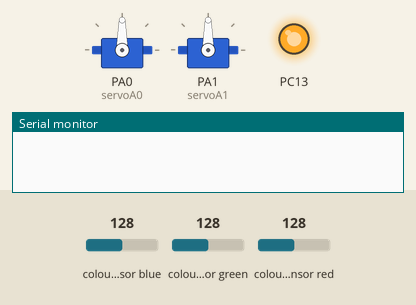
This sketch was run on a simulated STM32 Blue Pill. On the bench: 2 × servo, output pins drawn as LEDs (lit = HIGH), the last lines printed to the serial monitor. Wiring (inferred from the names in the program): TCS3200 colour sensor: output PA7; S2 PA2; S3 PA3; S0 PB0; S1 PB1. The inputs (shaded band) are chosen by the test bench; at power-on: colour sensor red 128, colour sensor blue 128, colour sensor green 128. Pins used as bus, display or sensor lines are not drawn.

Above: at 1.2 s.
1.3 s: colour sensor red set to 97
At 5.75 s:
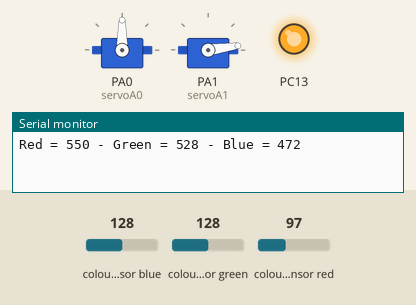
6.4 s: colour sensor red set to 90
At 7.0 s:
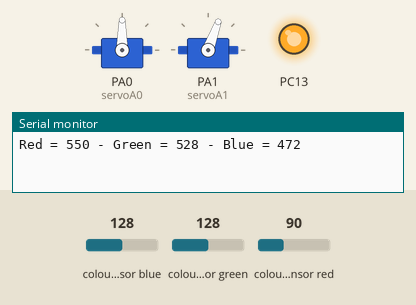
Timing chart, 0 to 17.9 s (numbered marks = the images above; inputs shaded):
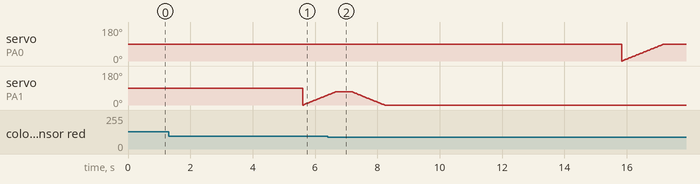

Measured:
- the behaviour switches between 95 and 94 on colour sensor red (found by bisection; images 1 and 2)
- by itself, servo on PA1 (servoA1): rises from 52° to 70° in 0.24 s, then falls to 0° in 1.6 s

The sketch:

main.ino
```cpp
#include <Servo.h>

#define S0 PB0
#define S1 PB1
#define S2 PA2
#define S3 PA3
#define sensorOut PA7

int redMin = 108; // Red minimum value
int redMax = 158; // Red maximum value
int greenMin = 143; // Green minimum value
int greenMax = 240; // Green maximum value
int blueMin = 108; // Blue minimum value
int blueMax = 189; // Blue maximum value
// Variables for Color Pulse Width Measurements
int redPW = 0;
int greenPW = 0;
int bluePW = 0;
// Variables for final Color values
int redValue;
int greenValue;
int blueValue;

//int color; // 0 for red, 1 for green, 2 for  blue, 3 for other

Servo servoA0; // create servo object to control a servo
Servo servoA1;
int posA0 = 0; // variable to store the servo position
int posA1 = 0;

void setup() {

  servoA0.attach(PA0); // attaches the servo on pin 9 to the servo object
  servoA1.attach(PA1);

  pinMode(PC13, OUTPUT);
  // Set S0 - S3 as outputs
  pinMode(S0, OUTPUT);
  pinMode(S1, OUTPUT);
  pinMode(S2, OUTPUT);
  pinMode(S3, OUTPUT);
  // Set Sensor output as input
  pinMode(sensorOut, INPUT);
  // Set Frequency scaling to 20%
  digitalWrite(S0,HIGH);
  digitalWrite(S1,LOW);

  // Setup Serial Monitor
  Serial.begin(9600);
}

void loop(){

  digitalWrite(PC13, HIGH);
  delay(2000);
  redPW = getRedPW();
  redValue = map(redPW, redMin,redMax,255,0);
  delay(200);
  greenPW = getGreenPW();
  greenValue = map(greenPW, greenMin,greenMax,255,0);
  delay(200);
  bluePW = getBluePW();
  blueValue = map(bluePW, blueMin,blueMax,255,0);
  delay(200);

  Serial.print("Red = ");
  Serial.print(redValue);
  Serial.print(" - Green = ");
  Serial.print(greenValue);
  Serial.print(" - Blue = ");
  Serial.println(blueValue);


  if (redValue-greenValue > 20 && redValue-blueValue > 20) {  // If red
    //color = 0;
    //for (posA0 = 0; posA0 <= 10; posA0 += 1) {
    //servoA0.write(posA0);
    //delay(15);
    //}

    delay(3000);
    getObject();
    delay(5000);

    //for (posA0 = 10; posA0 >= 0; posA0 -= 1) {
    //servoA0.write(posA0);
    //delay(15);
    //}
  } else if (greenValue-redValue > 30 && greenValue-blueValue > 30) {  //If green
    //color = 1;
    for (posA0 = 0; posA0 <= 50; posA0 += 1) {
    servoA0.write(posA0);
    delay(15);
    }

    delay(3000);
    getObject();
    delay(5000);

    for (posA0 = 50; posA0 >= 0; posA0 -= 1) {
    servoA0.write(posA0);
    delay(15);
    }
  } else if (blueValue-redValue > 100 && blueValue-greenValue > 40) {  //If blue
    //color = 2;
    for (posA0 = 0; posA0 <= 90; posA0 += 1) {
    servoA0.write(posA0);
    delay(15);
    }

    delay(3000);
    getObject();
    delay(5000);

    for (posA0 = 90; posA0 >= 0; posA0 -= 1) {
    servoA0.write(posA0);
    delay(15);
    }
  } else {  //If invalid color
    //color = 3;
    for (posA0 = 0; posA0 <= 90; posA0 += 1) {
    servoA0.write(posA0);
    delay(15);
    }

    delay(3000);
    getObject();
    delay(5000);

    for (posA0 = 90; posA0 >= 0; posA0 -= 1) {
    servoA0.write(posA0);
    delay(15);
    }
  }

}


void getObject() {
  for (posA1 = 0; posA1 <= 70; posA1 += 1) { // goes from 0 degrees to 180 degrees
    // in steps of 1 degree
    servoA1.write(posA1);              // tell servo to go to position in variable 'pos'
    delay(15);                       // waits 15ms for the servo to reach the position
  }
  delay(500);
  for (posA1 = 70; posA1 >= 0; posA1 -= 1) { // goes from 180 degrees to 0 degrees
    servoA1.write(posA1);              // tell servo to go to position in variable 'pos'
    delay(15);                       // waits 15ms for the servo to reach the position
  }
}


// Function to read Red Pulse Widths
int getRedPW() {
  // Set sensor to read Red only
  digitalWrite(S2,LOW);
  digitalWrite(S3,LOW);
  // Define integer to represent Pulse Width
  int PW;
  // Read the output Pulse Width
  PW = pulseIn(sensorOut, LOW);
  // Return the value
  return PW;
}
// Function to read Green Pulse Widths
int getGreenPW() {
  // Set sensor to read Green only
  digitalWrite(S2,HIGH);
  digitalWrite(S3,HIGH);
  // Define integer to represent Pulse Width
  int PW;
  // Read the output Pulse Width
  PW = pulseIn(sensorOut, LOW);
  // Return the value
  return PW;
}
// Function to read Blue Pulse Widths
int getBluePW() {
  // Set sensor to read Blue only
  digitalWrite(S2,LOW);
  digitalWrite(S3,HIGH);
  // Define integer to represent Pulse Width
  int PW;
  // Read the output Pulse Width
  PW = pulseIn(sensorOut, LOW);
  // Return the value
  return PW;
}
```
